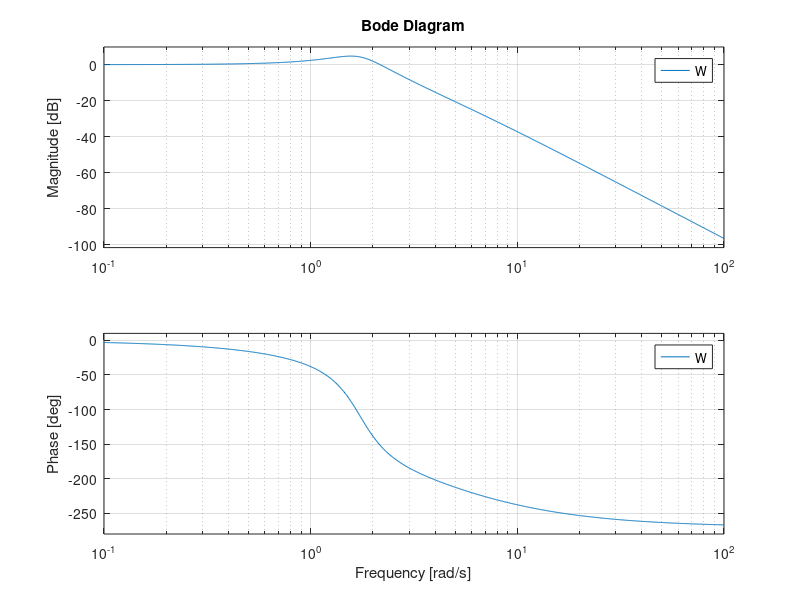

MATLAB code for this plot:
clear all
close all
s=tf('s');
F=10/(s*(s+2)*(s+4));
Kc=1.5;
Kr=1;

% Guardando l'uscita sull'oscilloscopio posto sull'errore, notiamo che
% abbiamo un errore finito ma non nullo
% Ce lo aspettavamo perche' il sistema e' di tipo 1 e abbiamo un
% riferimento a rampa (grado 1) -> errore = Kr/Kga

Ga=Kc*F;  % funzione d'anello
Kga=dcgain(s*Ga); % dcgain calcola il valore in s=0 della funzione in argomento. 
                  % Poiche' F e' di tipo 1, avro' guadagno_stazionario =
                  % dcgain(s^1*Ga)
err_rampa=Kr/Kga

%% funzione di trasferimento in catena chiusa
W=Kr*feedback(Ga,1)
bode(W) % permette di vedere i diagrammi di bode

% dalla fdt, per ricavare il comportamento del diagramma di bode, devo per
% prima cosa mettere in evidenza i poli